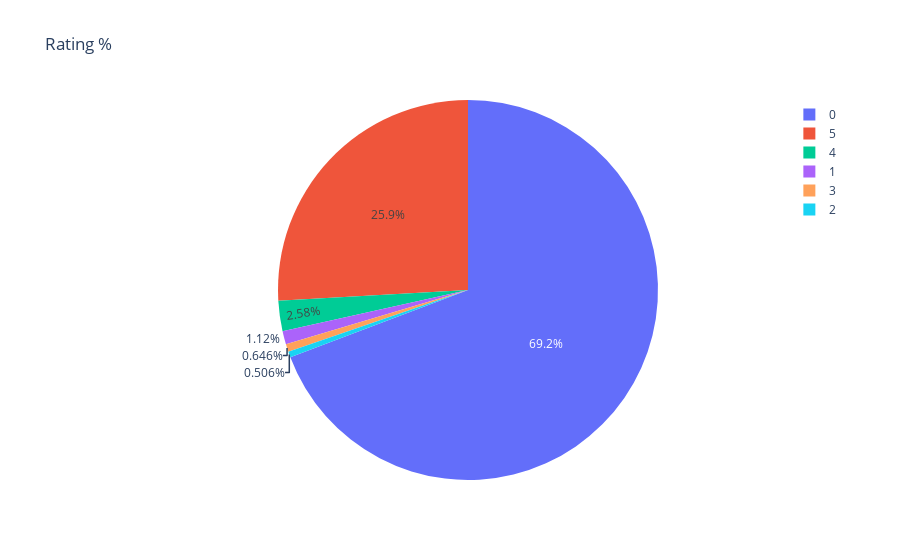

Notebook code for this chart:
### Code cell
configure_plotly_browser_state()
ratings = df["rating"].value_counts()
numbers = ratings.index
quantity = ratings.values
import plotly.express as px
fig = px.pie(df,values=quantity,names=numbers,title="Rating % ")

fig.show()

### Figure 1 — Plotly figure (JSON) as saved in the notebook; plotly's stock layout.template omitted (floating-point values rounded to 4 significant figures)
{"data": [{"domain": {"x": [0, 1], "y": [0, 1]}, "hovertemplate": "label=%{label}<br>value=%{value}<extra></extra>", "labels": [0, 5, 4, 1, 3, 2], "legendgroup": "", "name": "", "showlegend": true, "type": "pie", "values": [2464, 922, 92, 40, 23, 18]}], "layout": {"legend": {"tracegroupgap": 0}, "title": {"text": "Rating % "}}}
